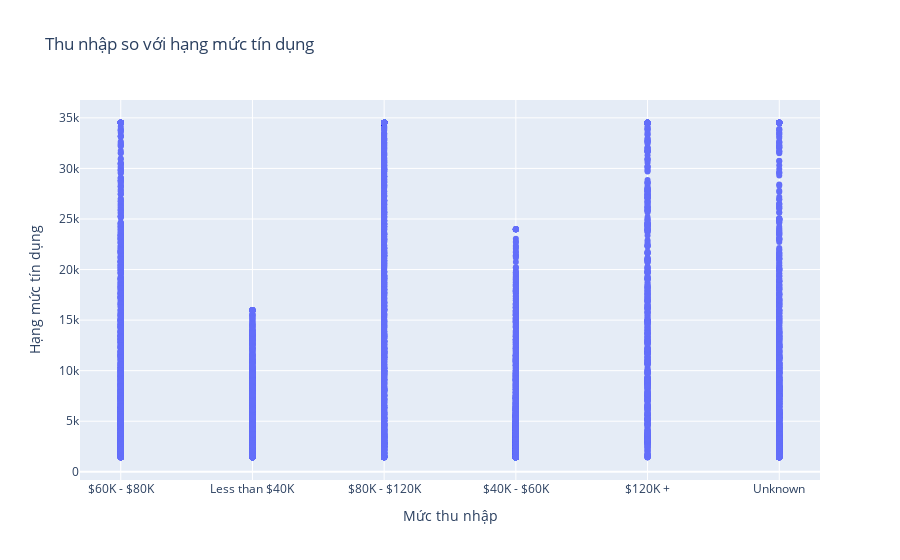

The notebook cell saved with this chart:
### Code cell
trace = go.Scatter(x = df['Income_Category'],y=df['Credit_Limit'],mode='markers')
data=[trace]

layout = go.Layout(title='Thu nhập so với hạng mức tín dụng',
                   xaxis=dict(title='Mức thu nhập'),
                   yaxis=dict(title='Hạng mức tín dụng'),
                   hovermode='closest')
figure = go.Figure(data=data,layout=layout)
iplot(figure)

### Figure 1 — Plotly figure (JSON) as saved in the notebook; plotly's stock layout.template omitted (floating-point values rounded to 4 significant figures; data arrays with more than 128 entries replaced by an {"elided": "..."} marker saying what was removed)
{"data": [{"mode": "markers", "type": "scatter", "x": {"elided": "10127 str values"}, "y": {"elided": "10127 float values"}}], "layout": {"hovermode": "closest", "title": {"text": "Thu nhập so với hạng mức tín dụng"}, "xaxis": {"title": {"text": "Mức thu nhập"}}, "yaxis": {"title": {"text": "Hạng mức tín dụng"}}}}
